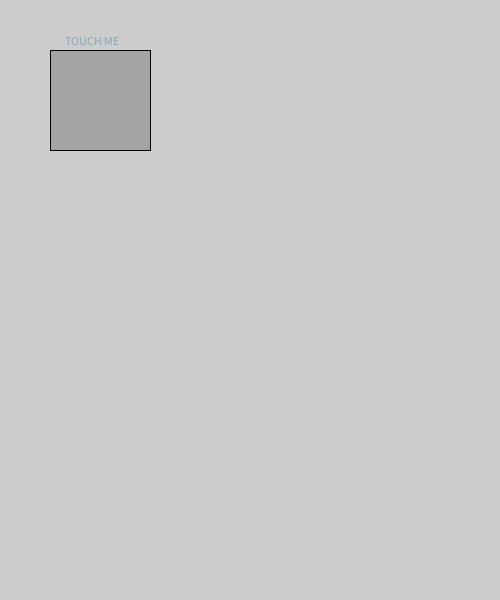
Frame 1 (no input)
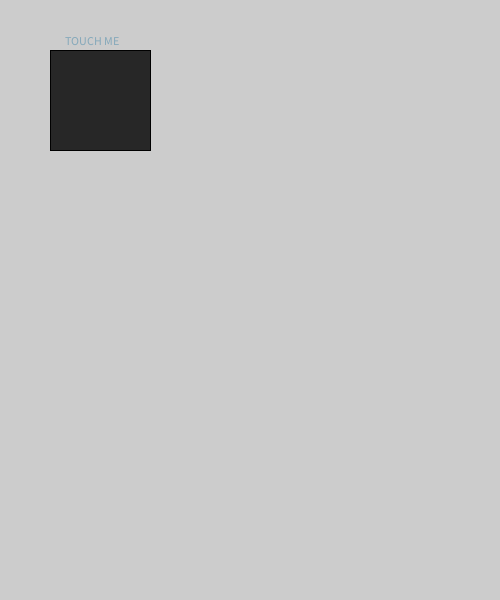
Frame 60 (the mouse pressed at the canvas centre just before this capture)
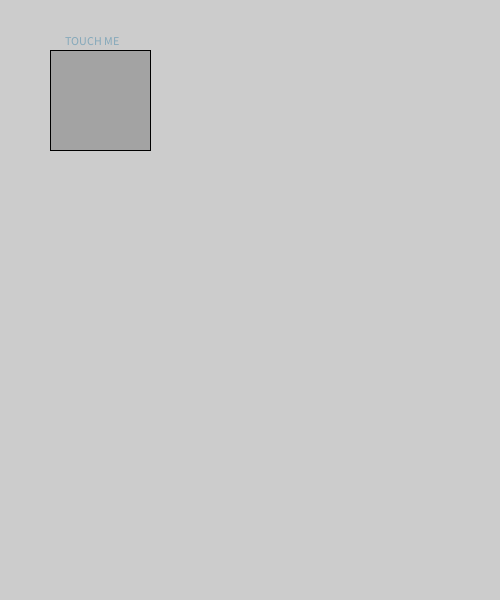
Frame 120 (the mouse held since frame 60 and released just before this capture)

The Processing sketch that drew these frames (run headless with seeded random() and noise(); from frame 60 on, the mouse is pressed at the canvas centre):

// Processing sketch: processing_105258
// ── processing_105258.pde

int value1;
int value2;

void setup(){
  size(500,600);
  value1 = 0;
  value2 = 0;
  
  fill(0,102,153,90);
  text("TOUCH ME",65,45);
}

void draw(){
  fill(random(0,255));
  rect(50,50,100,100);
  
}


//go through the statement only when mouse is pressed on button
void mousePressed(){
  
  
  if(value1 == 0 && mouseX >50 && mouseX <150 && mouseY >50 && mouseY <150){
    value1 = 255;
    
    rect(random(width),random(height),100,100);
  }
  else{
    value1 = 0;
    
   
  }

  
}
